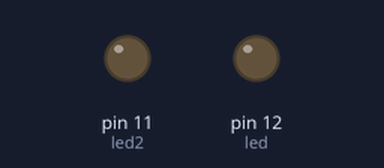
Simulated run of this sketch. Board: Arduino Uno, built with avr-gcc and run on an emulated ATmega328P. On the bench: output pins drawn as LEDs (lit = HIGH).

Above: at 0.5 s.
At 4.5 s:
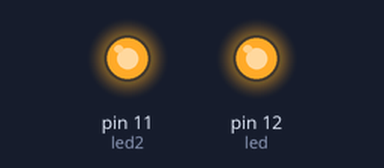
Timing chart, 0 to 6.9 s (numbered marks = the images above):
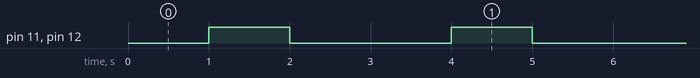

The sketch:

scrachpad_LEDs.ino
```cpp
/*
 vanessa
 basic Arduino program to blink several LEDs
 */

int led = 12;
int led2 = 11;


// the setup routine runs once when you press reset:
void setup() {
  // initialize the digital pin as an output.
  pinMode(led, OUTPUT);
  pinMode(led2, OUTPUT);
}

// the loop routine runs over and over again forever:
// turn LED on, wait 50ms, shut off, wait for 2 seconds
void loop() {
  delay(1000);
  digitalWrite(led, HIGH);
  digitalWrite(led2, HIGH);
  delay(1000);
  digitalWrite(led, LOW);
  digitalWrite(led2, LOW);
  delay(1000);
}
```

Measured:
- by itself, pin 11 (led2), pin 12 (led): alternates HIGH for 1.0 s and LOW for 2.0 s
